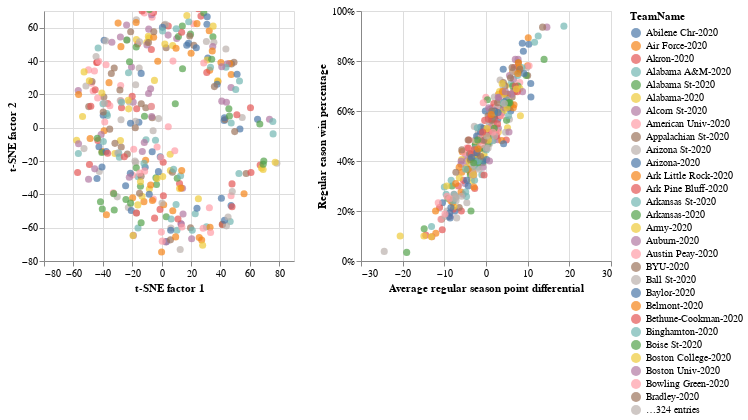

Here is the notebook cell this chart was saved with:
### Markdown cell above
### What would the 2020 tournament have looked like?
The plot below suggests that the four strongest teams from these metrics are Gonzaga, Kansas, Dayton, and Duke. However, we've already established that the embeddings alone are not enough to predict winners - we need a more detailed model to do that. Nonetheless, it is interesting to scan which teams this model has in it's top 50 or so. This year had some surprising teams and some of the names in the chart might surprise you! I will try to include the 2020 teams in future analyses since we missed out on what could have been a very exciting tournament this year.

### Code cell
#collapse_hide
colorBy = alt.Color('TeamName:N')
axis_ranges = [[-80,90],[-80,70],[-30,30],[0,1]]
orderBy = alt.Order('Upset:N', sort='ascending')
base, chart1, chart2 = plot_comparison( df2020,colorBy, orderBy, axis_ranges)

base.encode(*chart1)  | base.encode(*chart2)

### Figure 1 — Vega-Lite specification as saved in the notebook (floating-point values rounded to 4 significant figures; data arrays with more than 128 entries replaced by an {"elided": "..."} marker saying what was removed)
{"config": {"view": {"continuousWidth": 400, "continuousHeight": 300}}, "hconcat": [{"mark": {"type": "point", "filled": true, "size": 50}, "encoding": {"color": {"condition": {"type": "nominal", "field": "TeamName", "selection": "selector033"}, "value": "lightgray"}, "order": {"type": "nominal", "field": "Upset", "sort": "ascending"}, "tooltip": [{"type": "nominal", "field": "TeamName"}, {"type": "quantitative", "field": "Seed"}], "x": {"type": "quantitative", "axis": {"title": "t-SNE factor 1"}, "field": "factor1", "scale": {"domain": [-80, 90]}}, "y": {"type": "quantitative", "axis": {"title": "t-SNE factor 2"}, "field": "factor2", "scale": {"domain": [-80, 70]}}}, "height": 250, "selection": {"selector033": {"type": "single", "empty": "all", "fields": ["TeamName"]}, "selector034": {"type": "interval", "bind": "scales", "encodings": ["x", "y"]}}, "width": 250}, {"mark": {"type": "point", "filled": true, "size": 50}, "encoding": {"color": {"condition": {"type": "nominal", "field": "TeamName", "selection": "selector033"}, "value": "lightgray"}, "order": {"type": "nominal", "field": "Upset", "sort": "ascending"}, "tooltip": [{"type": "nominal", "field": "TeamName"}, {"type": "quantitative", "field": "Seed"}], "x": {"type": "quantitative", "axis": {"title": "Average regular season point differential"}, "field": "RegPoint_diff", "scale": {"domain": [-30, 30]}}, "y": {"type": "quantitative", "axis": {"format": "%", "title": "Regular eason win percentage"}, "field": "RegWins", "scale": {"domain": [0, 1]}}}, "height": 250, "selection": {"selector033": {"type": "single", "empty": "all", "fields": ["TeamName"]}, "selector034": {"type": "interval", "bind": "scales", "encodings": ["x", "y"]}}, "width": 250}], "data": {"name": "data-9c0209c5bc9297a17a17624abed2b91b"}, "$schema": "https://vega.github.io/schema/vega-lite/v4.8.1.json", "datasets": {"data-9c0209c5bc9297a17a17624abed2b91b": {"elided": "353 records"}}}
